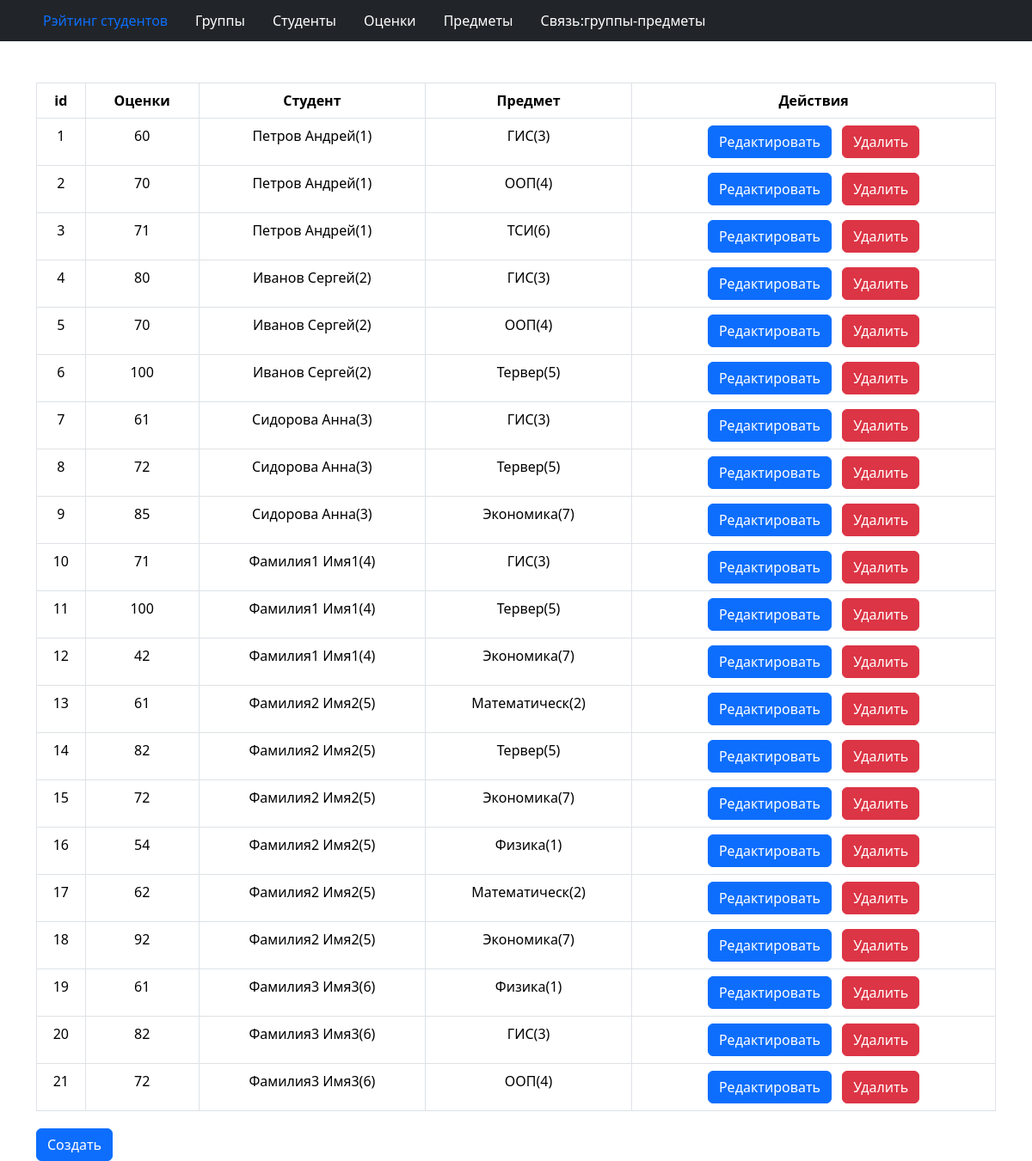
Page /template/grades_table.php on the committed database.
### tables this page shows
CREATE TABLE `grades` (
  `id` int(11) NOT NULL,
  `grade` int(11) NOT NULL,
  `id_student` int(11) NOT NULL,
  `id_subject` int(11) NOT NULL
);

CREATE TABLE `students` (
  `id` int(11) NOT NULL,
  `id_group` int(11) NOT NULL,
  `fullname` varchar(20) NOT NULL
);

CREATE TABLE `subjects` (
  `id` int(11) NOT NULL,
  `name` varchar(12) NOT NULL
);

### core/db.php (called while the page is built, shortened)
<?php
class Database
{
	private static $instance = null;
	   protected function __construct()
    {
        $this->connection = new \PDO(
            "mysql:dbname=dbtu1;host=localhost",
            'root',
            '',
        );
    }
	public static function getInstance(): Database
    {
        if(null === self::$instance) {
            self::$instance = new static();
        }
        return self::$instance;
    }
    public static function connection(): \PDO
    {
        return static::getInstance()->connection;
    }
    public static function query($statement): \PDOStatement
    {
        return static::connection()->query($statement);
    }
}

### logic/logic.php (called while the page is built, shortened)
<?php
$statement3 = Database::query('
    SELECT
        gr.id AS grade_id,
        gr.grade,
        st.fullname,
        st.id AS student_id,
        sb.name AS subject_name,
        sb.id AS subject_id
    FROM grades AS gr
    JOIN subjects AS sb ON gr.id_subject = sb.id
    JOIN students AS st ON gr.id_student = st.id
');
$statement3->execute();
$statement3=$statement3->fetchall();

### template/grades_table.php (the view, shortened to what this page needs)
<?php
require_once($_SERVER['DOCUMENT_ROOT'] . '/crud/logic/logic.php');
require_once($_SERVER['DOCUMENT_ROOT'] ."/crud/template/header.php");?>
<div class="container mt-5 d-flex justify-content-center ">
    <table class="table table-bordered text-center">
    <thead class= "bg-dark text-white">
            <tr>
                <th>id</th>
                <th>Оценки</th>
                <th>Студент</th>
                <th>Предмет</th>
                <th>Действия</th>
            </tr>
        </thead>
        <tbody>
    <?php foreach ($statement3 as $row): ?>
        <tr>
            <td><?= $row['grade_id'] ?></td>
            <td><?= $row['grade'] ?></td>
            <td><?= $row['fullname'] ?>(<?= $row['student_id'] ?>)</td>
            <td><?= $row['subject_name'] ?>(<?= $row['subject_id'] ?>)</td>
            <td>
                <a href="grade_update.php?id=<?= $row['grade_id'] ?>" class="btn btn-primary d-inline-block me-2">Редактировать</a>
                <form action="" method="POST" class="d-inline-block">
                    <button type="submit" class="btn btn-danger">Удалить</button>
                </form>
            </td>
        </tr>
    <?php endforeach; ?>
</tbody>
    </table>
</div>
<div class="container mt-1 d-flex justify-content-left ">
       <a href="create_grade.php" class="btn btn-primary ">Создать</a>
            </div>

### template/header.php (shortened to what this page needs)
<!DOCTYPE html>
<html lang="ru">
<head>
    <link href="/crud/css/bootstrap-5.3.3-dist/css/bootstrap.min.css" rel="stylesheet">
    <link rel="stylesheet" href="/crud/css/index.css">
</head>
<header>
<div class="top-navbar navbar-dark bg-dark">
	<div class="container d-flex justify-content-between align-items-center p-1">
		<ul class="nav">
			<li class="nav-item">
				<a class="nav-link active" href="/rating_table" aria-current="page">Рэйтинг студентов</a>
			</li>
			<li class="nav-item">
			<a class="nav-link text-white" href="/crud/template/group_table.php">Группы</a>
			</li>
			<li class="nav-item">
				<a class="nav-link text-white" href="/crud/template/student_table.php">Студенты</a>
			</li>
			<li class="nav-item">
				<a class="nav-link text-white" href="/crud/template/grades_table.php">Оценки</a>
			</li>
			<li class="nav-item">
				<a class="nav-link text-white" href="#">Предметы</a>
			</li>
			<li class="nav-item">
				<a class="nav-link text-white" href="#">Связь:группы-предметы</a>
			</li>
		</ul>
	</div>
</div>
</header>

### rows in the picture
grades: id "1", grade "60", id_student.fullname "Петров Андрей", id_student "1", id_subject.name "ГИС", id_subject "3"
grades: id "2", grade "70", id_student.fullname "Петров Андрей", id_student "1", id_subject.name "ООП", id_subject "4"
grades: id "3", grade "71", id_student.fullname "Петров Андрей", id_student "1", id_subject.name "ТСИ", id_subject "6"
grades: id "4", grade "80", id_student.fullname "Иванов Сергей", id_student "2", id_subject.name "ГИС", id_subject "3"
grades: id "5", grade "70", id_student.fullname "Иванов Сергей", id_student "2", id_subject.name "ООП", id_subject "4"
grades: id "6", grade "100", id_student.fullname "Иванов Сергей", id_student "2", id_subject.name "Тервер", id_subject "5"
grades: id "7", grade "61", id_student.fullname "Сидорова Анна", id_student "3", id_subject.name "ГИС", id_subject "3"
grades: id "8", grade "72", id_student.fullname "Сидорова Анна", id_student "3", id_subject.name "Тервер", id_subject "5"
grades: id "9", grade "85", id_student.fullname "Сидорова Анна", id_student "3", id_subject.name "Экономика", id_subject "7"
grades: id "10", grade "71", id_student.fullname "Фамилия1 Имя1", id_student "4", id_subject.name "ГИС", id_subject "3"
grades: id "11", grade "100", id_student.fullname "Фамилия1 Имя1", id_student "4", id_subject.name "Тервер", id_subject "5"
grades: id "12", grade "42", id_student.fullname "Фамилия1 Имя1", id_student "4", id_subject.name "Экономика", id_subject "7"
grades: id "13", grade "61", id_student.fullname "Фамилия2 Имя2", id_student "5", id_subject.name "Математическ", id_subject "2"
grades: id "14", grade "82", id_student.fullname "Фамилия2 Имя2", id_student "5", id_subject.name "Тервер", id_subject "5"
grades: id "15", grade "72", id_student.fullname "Фамилия2 Имя2", id_student "5", id_subject.name "Экономика", id_subject "7"
grades: id "16", grade "54", id_student.fullname "Фамилия2 Имя2", id_student "5", id_subject.name "Физика", id_subject "1"
grades: id "17", grade "62", id_student.fullname "Фамилия2 Имя2", id_student "5", id_subject.name "Математическ", id_subject "2"
grades: id "18", grade "92", id_student.fullname "Фамилия2 Имя2", id_student "5", id_subject.name "Экономика", id_subject "7"
grades: id "19", grade "61", id_student.fullname "Фамилия3 Имя3", id_student "6", id_subject.name "Физика", id_subject "1"
grades: id "20", grade "82", id_student.fullname "Фамилия3 Имя3", id_student "6", id_subject.name "ГИС", id_subject "3"
grades: id "21", grade "72", id_student.fullname "Фамилия3 Имя3", id_student "6", id_subject.name "ООП", id_subject "4"
